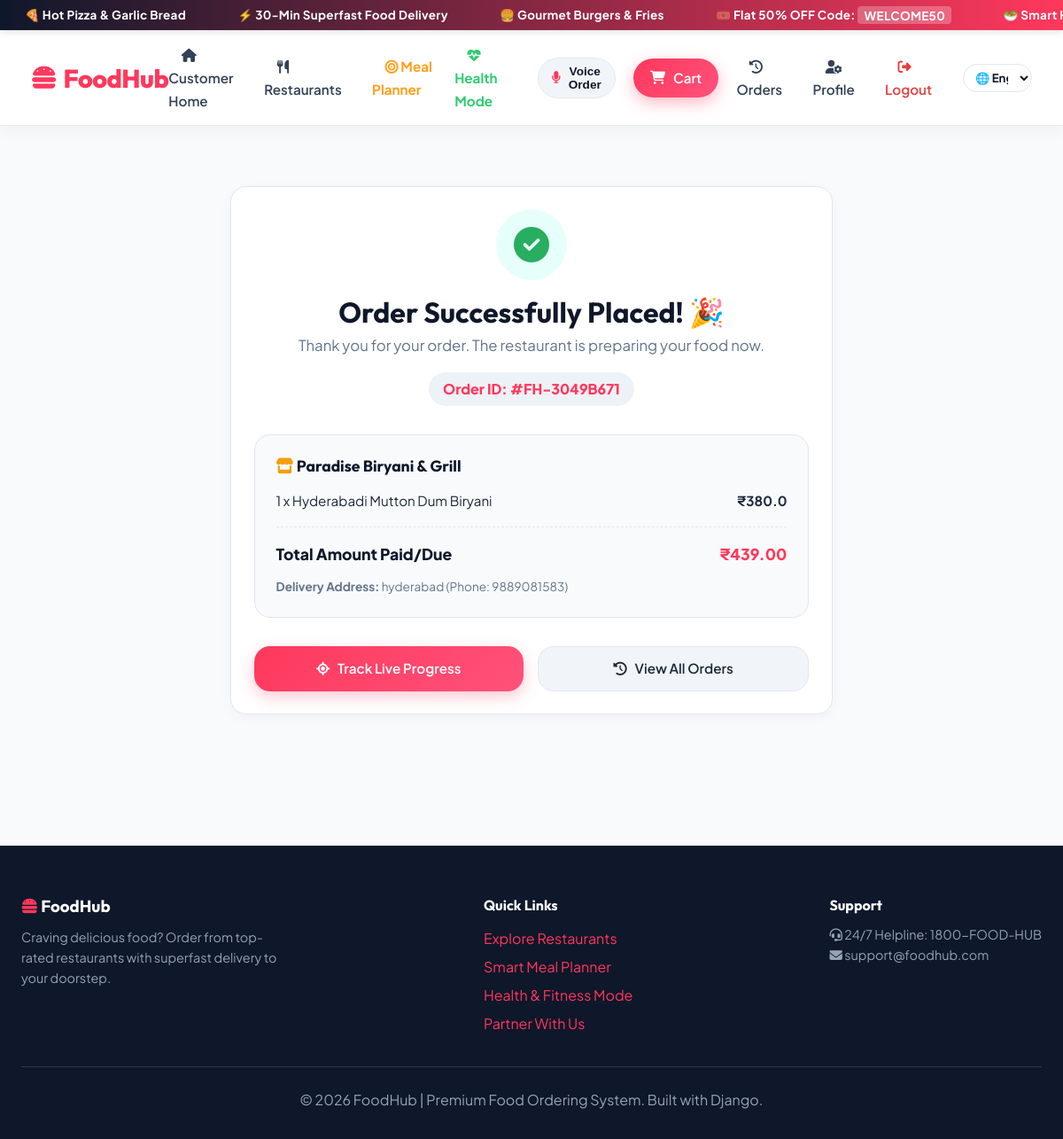
The app's page /orders/confirmation/FH-3049B671/ (signed in) with its own data.
### orders/models.py (models this page shows, shortened)
class Order(models.Model):
    STATUS_CHOICES = (
        ('Pending', 'Pending'),
        ('Confirmed', 'Confirmed'),
        ('Preparing', 'Preparing'),
        ('Ready for Pickup', 'Ready for Pickup'),
        ('Out for Delivery', 'Out for Delivery'),
        ('Delivered', 'Delivered'),
        ('Cancelled', 'Cancelled'),
    )
    PAYMENT_METHOD_CHOICES = (
        ('COD', 'Cash on Delivery'),
        ('UPI', 'UPI Payment'),
        ('Card', 'Credit/Debit Card'),
        ('NetBanking', 'Net Banking'),
    )
    PAYMENT_STATUS_CHOICES = (
        ('Pending', 'Pending'),
        ('Paid', 'Paid'),
        ('Failed', 'Failed'),
    )
    order_number = models.CharField(max_length=50, unique=True, editable=False)
    customer = models.ForeignKey(
        settings.AUTH_USER_MODEL,
        on_delete=models.CASCADE,
        related_name='customer_orders'
    )
    restaurant = models.ForeignKey(
        Restaurant,
        on_delete=models.CASCADE,
        related_name='orders'
    )
    delivery_partner = models.ForeignKey(
        settings.AUTH_USER_MODEL,
        on_delete=models.SET_NULL,
        null=True,
        blank=True,
        related_name='delivery_orders'
    )
    status = models.CharField(max_length=30, choices=STATUS_CHOICES, default='Pending')
    delivery_address = models.TextField()
    phone = models.CharField(max_length=20)
    special_notes = models.TextField(blank=True)
    payment_method = models.CharField(max_length=20, choices=PAYMENT_METHOD_CHOICES, default='COD')
    payment_status = models.CharField(max_length=20, choices=PAYMENT_STATUS_CHOICES, default='Pending')
    subtotal = models.DecimalField(max_digits=10, decimal_places=2)
    delivery_fee = models.DecimalField(max_digits=6, decimal_places=2, default=40)
    tax_amount = models.DecimalField(max_digits=6, decimal_places=2, default=0)
    discount_amount = models.DecimalField(max_digits=8, decimal_places=2, default=0)
    total_amount = models.DecimalField(max_digits=10, decimal_places=2)
    coupon_code = models.CharField(max_length=50, blank=True)
    created_at = models.DateTimeField(auto_now_add=True)
    updated_at = models.DateTimeField(auto_now=True)

class OrderItem(models.Model):
    order = models.ForeignKey(
        Order,
        on_delete=models.CASCADE,
        related_name='items'
    )
    menu_item = models.ForeignKey(
        MenuItem,
        on_delete=models.SET_NULL,
        null=True
    )
    food_name = models.CharField(max_length=200)
    price = models.DecimalField(max_digits=8, decimal_places=2)
    quantity = models.PositiveIntegerField(default=1)
    special_instructions = models.CharField(max_length=255, blank=True)
    @property
    def get_cost(self):
        return float(self.price * self.quantity)

### restaurants/models.py (models this page shows, shortened)
class Restaurant(models.Model):
    STATUS_CHOICES = [
        ("Pending", "Pending"),
        ("Approved", "Approved"),
        ("Rejected", "Rejected"),
    ]
    owner = models.ForeignKey(
        settings.AUTH_USER_MODEL,
        on_delete=models.CASCADE,
        related_name="restaurants"
    )
    restaurant_name = models.CharField(max_length=150)
    description = models.TextField()
    phone = models.CharField(max_length=15)
    email = models.EmailField()
    address = models.TextField()
    city = models.CharField(max_length=100)
    state = models.CharField(max_length=100)
    pincode = models.CharField(max_length=10)
    cuisine = models.CharField(max_length=100)
    opening_time = models.TimeField()
    closing_time = models.TimeField()
    minimum_order = models.DecimalField(
        max_digits=8,
        decimal_places=2,
        default=0
    )
    delivery_time = models.PositiveIntegerField(
        help_text="Delivery time in minutes"
    )
    logo = models.ImageField(
        upload_to="restaurant/logo/",
        blank=True,
        null=True
    )
    cover_image = models.ImageField(
        upload_to="restaurant/cover/",
        blank=True,
        null=True
    )
    fssai_license = models.FileField(
        upload_to="restaurant/licenses/",
        blank=True,
        null=True
    )
    gst_number = models.CharField(
        max_length=30,
        blank=True
    )
    rating = models.DecimalField(
        max_digits=2,
        decimal_places=1,
        default=0
    )
    status = models.CharField(
        max_length=20,
        choices=STATUS_CHOICES,
        default="Pending"
    )
    created_at = models.DateTimeField(auto_now_add=True)

### orders/views.py (the view)
# urls.py: path('confirmation/<str:order_number>/', views.order_confirmation, name='order_confirmation'),
@login_required
def order_confirmation(request, order_number):
    order = get_object_or_404(Order, order_number=order_number, customer=request.user)
    return render(request, 'orders/order_confirmation.html', {'order': order})

### cart/context_processors.py (called while the page is built, shortened)
def get_or_create_cart(request):
    if not request.session.session_key:
        request.session.create()
    session_key = request.session.session_key
    if request.user.is_authenticated:
        user_carts = Cart.objects.filter(user=request.user).order_by('-updated_at')
        if user_carts.exists():
            cart = user_carts.first()
    else:
        session_cart = Cart.objects.filter(session_key=session_key).first()
        if not session_cart:
            session_cart = Cart.objects.create(session_key=session_key)
        cart = session_cart
    return cart

def cart_context(request):
    try:
        cart = get_or_create_cart(request)
        return {
            'cart': cart,
            'cart_count': cart.get_total_quantity,
            'cart_subtotal': cart.get_subtotal,
            'cart_restaurant': cart.get_restaurant,
        }
    except Exception:
        return {
            'cart': None,
            'cart_count': 0,
            'cart_subtotal': 0,
            'cart_restaurant': None,
        }

### cart/models.py (called while the page is built)
    @property
    def get_total_quantity(self):
        return sum(item.quantity for item in self.items.all())

    @property
    def get_subtotal(self):
        return float(sum(item.get_cost for item in self.items.all()))

    @property
    def get_restaurant(self):
        first_item = self.items.first()
        if first_item and first_item.menu_item:
            return first_item.menu_item.restaurant
        return None

### templates/orders/order_confirmation.html (shortened to what this page needs)
{% extends 'base.html' %}
{% block content %}
<div style="max-width: 680px; margin: 2rem auto;" class="card">
    <div style="text-align: center; margin-bottom: 2rem;">
        <div style="width: 80px; height: 80px; background: #e6fffa; color: #27ae60; border-radius: 50%; display: flex; align-items: center; justify-content: center; font-size: 2.5rem; margin: 0 auto 1rem;">
            <i class="fa-solid fa-circle-check"></i>
        </div>
        <h1 style="font-size: 2rem; color: var(--dark-color); margin-bottom: 0.3rem;">Order Successfully Placed! 🎉</h1>
        <p style="color: var(--text-muted); font-size: 1.05rem;">Thank you for your order. The restaurant is preparing your food now.</p>
        <span style="display: inline-block; background: #edf2f7; padding: 0.4rem 1rem; border-radius: var(--radius-full); font-weight: 800; font-size: 1rem; color: var(--primary-color); margin-top: 1rem;">
            Order ID: #{{ order.order_number }}
        </span>
    </div>
    <div style="background: #f8fafc; border-radius: var(--radius-md); padding: 1.5rem; margin-bottom: 2rem; border: 1px solid var(--border-color);">
        <h3 style="margin-bottom: 1rem; font-size: 1.1rem;"><i class="fa-solid fa-store" style="color: var(--secondary-color);"></i> {{ order.restaurant.restaurant_name }}</h3>
        <div style="display: flex; flex-direction: column; gap: 0.5rem; font-size: 0.95rem; margin-bottom: 1rem;">
            {% for item in order.items.all %}
            <div style="display: flex; justify-content: space-between;">
                <span>{{ item.quantity }} x {{ item.food_name }}</span>
                <strong>₹{{ item.get_cost }}</strong>
            </div>
            {% endfor %}
        </div>
        <hr style="border: 0; border-top: 1px dashed var(--border-color); margin-bottom: 1rem;">
        <div style="display: flex; justify-content: space-between; font-size: 1.1rem; font-weight: 800; color: var(--dark-color);">
            <span>Total Amount Paid/Due</span>
            <span style="color: var(--primary-color);">₹{{ order.total_amount }}</span>
        </div>
        <p style="font-size: 0.85rem; color: var(--text-muted); margin-top: 0.75rem;">
            <strong>Delivery Address:</strong> {{ order.delivery_address }} (Phone: {{ order.phone }})
        </p>
    </div>
    <div style="display: flex; gap: 1rem; flex-wrap: wrap;">
        <a href="{% url 'order_tracking' order.order_number %}" class="btn btn-primary" style="flex: 1; text-align: center;">
            <i class="fa-solid fa-location-crosshairs"></i> Track Live Progress
        </a>
        <a href="{% url 'customer_orders' %}" class="btn btn-secondary" style="flex: 1; text-align: center;">
            <i class="fa-solid fa-clock-rotate-left"></i> View All Orders
        </a>
    </div>
</div>
{% endblock %}

### static/css/style.css (style rules this page uses)
:root { --primary-color: #ff385c; --primary-hover: #e00b41; --primary-light: #fff0f3; --secondary-color: #f59e0b; --dark-color: #0f172a; --card-bg: #ffffff; --bg-color: #f8fafc; --text-color: #1e293b; --text-muted: #64748b; --border-color: #e2e8f0; --success-color: #10b981; --warning-color: #f59e0b; --danger-color: #ef4444; --glass-bg: rgba(255, 255, 255, 0.94); --glass-border: rgba(226, 232, 240, 0.8); --shadow-sm: 0 4px 14px rgba(15, 23, 42, 0.04); --shadow-md: 0 12px 32px rgba(15, 23, 42, 0.08); --shadow-lg: 0 20px 50px rgba(15, 23, 42, 0.14); --radius-sm: 10px; --radius-md: 18px; --radius-lg: 32px; --radius-full: 9999px; --transition: all 0.3s cubic-bezier(0.4, 0, 0.2, 1); }
* { margin: 0; padding: 0; box-sizing: border-box; }
body { font-family: 'Plus Jakarta Sans', -apple-system, BlinkMacSystemFont, sans-serif; background-color: var(--bg-color); color: var(--text-color); line-height: 1.6; min-height: 100vh; display: flex; flex-direction: column; }
h1, h2, h3, h4, h5, h6 { font-family: 'Outfit', sans-serif; font-weight: 700; color: var(--dark-color); line-height: 1.25; }
a { text-decoration: none; color: inherit; transition: var(--transition); }
.btn { display: inline-flex; align-items: center; justify-content: center; gap: 0.55rem; padding: 0.75rem 1.6rem; font-size: 0.95rem; font-weight: 600; border-radius: var(--radius-md); border: none; cursor: pointer; transition: var(--transition); text-decoration: none; }
.btn-primary { background: linear-gradient(135deg, var(--primary-color), #ff527b); color: #ffffff; box-shadow: 0 6px 18px rgba(255, 56, 92, 0.28); }
.btn-secondary { background: #f1f5f9; color: #1e293b; border: 1px solid #e2e8f0; }
.card { background: var(--card-bg); border-radius: var(--radius-md); border: 1px solid var(--border-color); box-shadow: var(--shadow-sm); padding: 1.6rem; transition: var(--transition); }

### records on screen
Order: order_number "FH-3049B671", restaurant.restaurant_name "Paradise Biryani & Grill", total_amount "439.00", delivery_address "hyderabad", phone "9889081583"
OrderItem: quantity "1", food_name "Hyderabadi Mutton Dum Biryani", get_cost "380.0"
